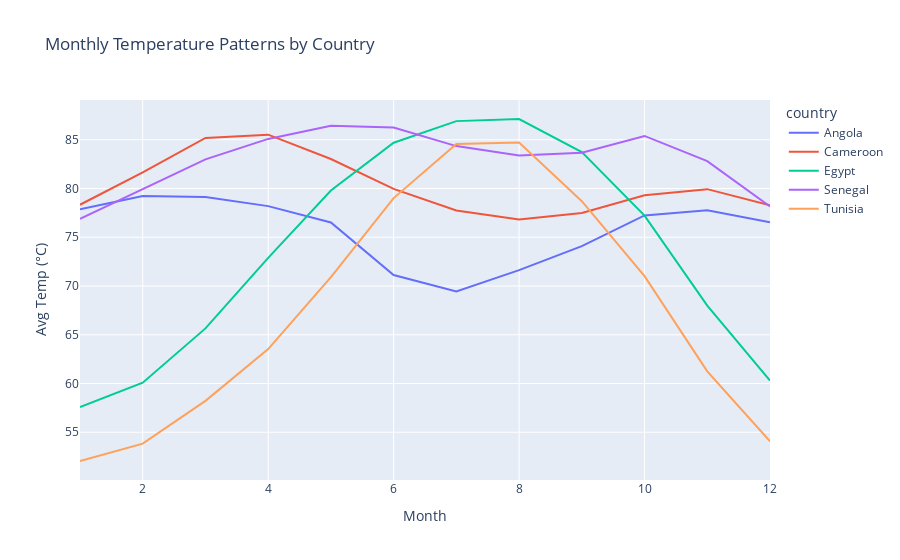

Write notebook code for a chart like this one.
### Code cell
#  How does average temperature vary by month across countries?
monthly_avg = data_imputed.groupby(['country', 'month'])['tavg'].mean().reset_index()

fig = px.line(monthly_avg, x='month', y='tavg', color='country',
              title='Monthly Temperature Patterns by Country',
              labels={'month': 'Month', 'tavg': 'Avg Temp (°C)'})
fig.show()

### Figure 1 — Plotly figure (JSON) as saved in the notebook; plotly's stock layout.template omitted (floating-point values rounded to 4 significant figures)
{"data": [{"hovertemplate": "country=Angola<br>Month=%{x}<br>Avg Temp (°C)=%{y}<extra></extra>", "legendgroup": "Angola", "line": {"color": "#636efa", "dash": "solid"}, "marker": {"symbol": "circle"}, "mode": "lines", "name": "Angola", "orientation": "v", "showlegend": true, "type": "scatter", "x": [1.0, 2.0, 3.0, 4.0, 5.0, 6.0, 7.0, 8.0, 9.0, 10.0, 11.0, 12.0], "xaxis": "x", "y": [77.87, 79.23, 79.12, 78.19, 76.52, 71.13, 69.44, 71.63, 74.08, 77.24, 77.76, 76.53], "yaxis": "y"}, {"hovertemplate": "country=Cameroon<br>Month=%{x}<br>Avg Temp (°C)=%{y}<extra></extra>", "legendgroup": "Cameroon", "line": {"color": "#EF553B", "dash": "solid"}, "marker": {"symbol": "circle"}, "mode": "lines", "name": "Cameroon", "orientation": "v", "showlegend": true, "type": "scatter", "x": [1.0, 2.0, 3.0, 4.0, 5.0, 6.0, 7.0, 8.0, 9.0, 10.0, 11.0, 12.0], "xaxis": "x", "y": [78.34, 81.66, 85.19, 85.52, 83.03, 79.96, 77.74, 76.81, 77.48, 79.3, 79.93, 78.27], "yaxis": "y"}, {"hovertemplate": "country=Egypt<br>Month=%{x}<br>Avg Temp (°C)=%{y}<extra></extra>", "legendgroup": "Egypt", "line": {"color": "#00cc96", "dash": "solid"}, "marker": {"symbol": "circle"}, "mode": "lines", "name": "Egypt", "orientation": "v", "showlegend": true, "type": "scatter", "x": [1.0, 2.0, 3.0, 4.0, 5.0, 6.0, 7.0, 8.0, 9.0, 10.0, 11.0, 12.0], "xaxis": "x", "y": [57.59, 60.08, 65.65, 72.88, 79.79, 84.69, 86.91, 87.13, 83.73, 77.22, 67.98, 60.31], "yaxis": "y"}, {"hovertemplate": "country=Senegal<br>Month=%{x}<br>Avg Temp (°C)=%{y}<extra></extra>", "legendgroup": "Senegal", "line": {"color": "#ab63fa", "dash": "solid"}, "marker": {"symbol": "circle"}, "mode": "lines", "name": "Senegal", "orientation": "v", "showlegend": true, "type": "scatter", "x": [1.0, 2.0, 3.0, 4.0, 5.0, 6.0, 7.0, 8.0, 9.0, 10.0, 11.0, 12.0], "xaxis": "x", "y": [76.88, 79.9, 82.99, 85.09, 86.44, 86.25, 84.35, 83.39, 83.67, 85.39, 82.81, 78.17], "yaxis": "y"}, {"hovertemplate": "country=Tunisia<br>Month=%{x}<br>Avg Temp (°C)=%{y}<extra></extra>", "legendgroup": "Tunisia", "line": {"color": "#FFA15A", "dash": "solid"}, "marker": {"symbol": "circle"}, "mode": "lines", "name": "Tunisia", "orientation": "v", "showlegend": true, "type": "scatter", "x": [1.0, 2.0, 3.0, 4.0, 5.0, 6.0, 7.0, 8.0, 9.0, 10.0, 11.0, 12.0], "xaxis": "x", "y": [52.05, 53.83, 58.22, 63.53, 70.92, 79.02, 84.57, 84.71, 78.7, 71.01, 61.24, 54.08], "yaxis": "y"}], "layout": {"legend": {"title": {"text": "country"}, "tracegroupgap": 0}, "title": {"text": "Monthly Temperature Patterns by Country"}, "xaxis": {"anchor": "y", "domain": [0, 1], "title": {"text": "Month"}}, "yaxis": {"anchor": "x", "domain": [0, 1], "title": {"text": "Avg Temp (°C)"}}}}
